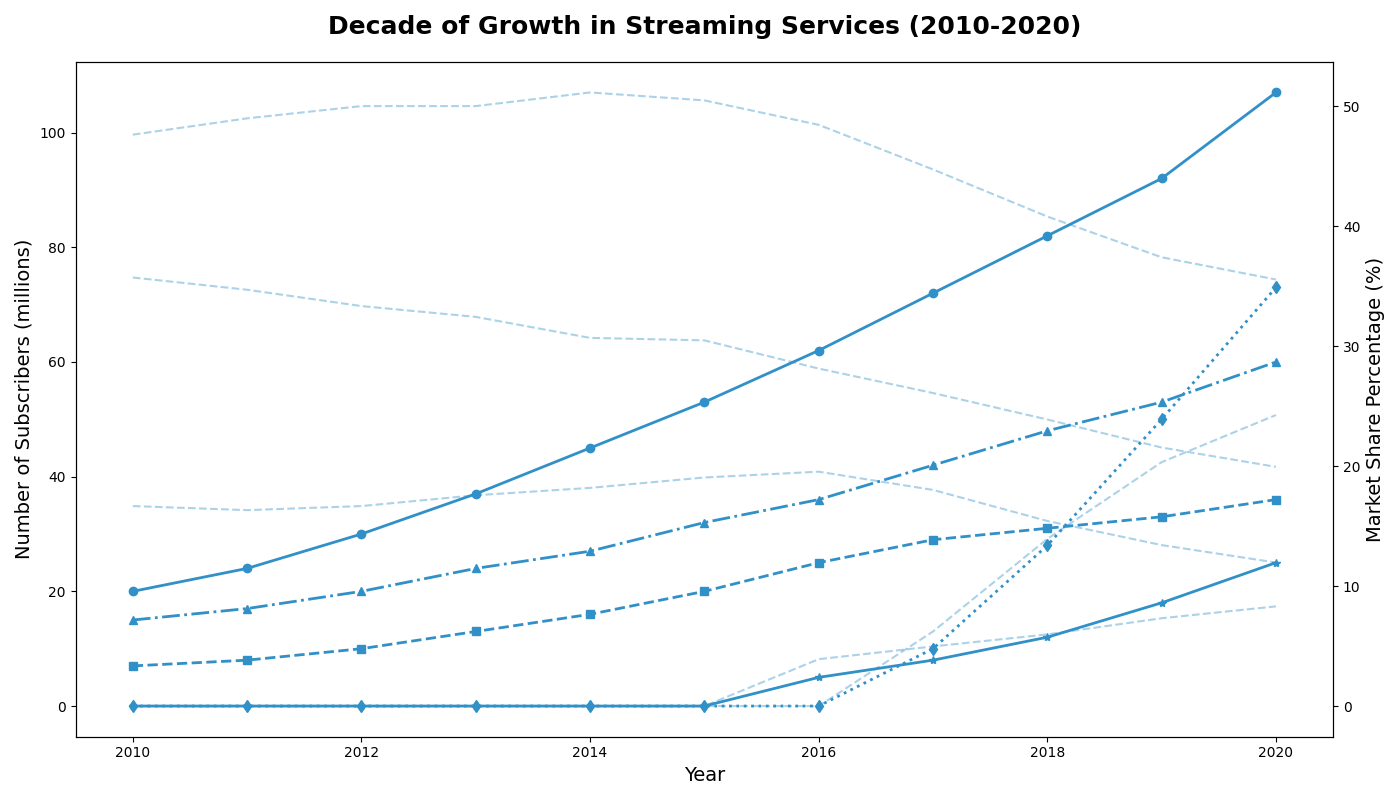

The script that drew this image:
import matplotlib.pyplot as plt
import numpy as np

years = np.arange(2010, 2021)

netflix_subs = np.array([20, 24, 30, 37, 45, 53, 62, 72, 82, 92, 107])
hulu_subs = np.array([7, 8, 10, 13, 16, 20, 25, 29, 31, 33, 36])
prime_subs = np.array([15, 17, 20, 24, 27, 32, 36, 42, 48, 53, 60])
disney_subs = np.array([0, 0, 0, 0, 0, 0, 0, 10, 28, 50, 73])
apple_tv_subs = np.array([0, 0, 0, 0, 0, 0, 5, 8, 12, 18, 25])

fig, ax1 = plt.subplots(figsize=(14, 8))

single_color = '#3090C7'

ax1.plot(years, netflix_subs, marker='o', color=single_color, linewidth=2, linestyle='-')
ax1.plot(years, hulu_subs, marker='s', color=single_color, linewidth=2, linestyle='--')
ax1.plot(years, prime_subs, marker='^', color=single_color, linewidth=2, linestyle='-.')
ax1.plot(years, disney_subs, marker='d', color=single_color, linewidth=2, linestyle=':')
ax1.plot(years, apple_tv_subs, marker='*', color=single_color, linewidth=2, linestyle='-')

ax1.set_title('Decade of Growth in Streaming Services (2010-2020)', fontsize=18, fontweight='bold', pad=20)
ax1.set_xlabel('Year', fontsize=14)
ax1.set_ylabel('Number of Subscribers (millions)', fontsize=14)

total_subs = netflix_subs + hulu_subs + prime_subs + disney_subs + apple_tv_subs
market_share_netflix = (netflix_subs / total_subs) * 100
market_share_hulu = (hulu_subs / total_subs) * 100
market_share_prime = (prime_subs / total_subs) * 100
market_share_disney = (disney_subs / total_subs) * 100
market_share_apple_tv = (apple_tv_subs / total_subs) * 100

ax2 = ax1.twinx()
ax2.plot(years, market_share_netflix, color=single_color, linestyle='--', linewidth=1.5, alpha=0.4)
ax2.plot(years, market_share_hulu, color=single_color, linestyle='--', linewidth=1.5, alpha=0.4)
ax2.plot(years, market_share_prime, color=single_color, linestyle='--', linewidth=1.5, alpha=0.4)
ax2.plot(years, market_share_disney, color=single_color, linestyle='--', linewidth=1.5, alpha=0.4)
ax2.plot(years, market_share_apple_tv, color=single_color, linestyle='--', linewidth=1.5, alpha=0.4)
ax2.set_ylabel('Market Share Percentage (%)', fontsize=14)

plt.tight_layout()
plt.show()
